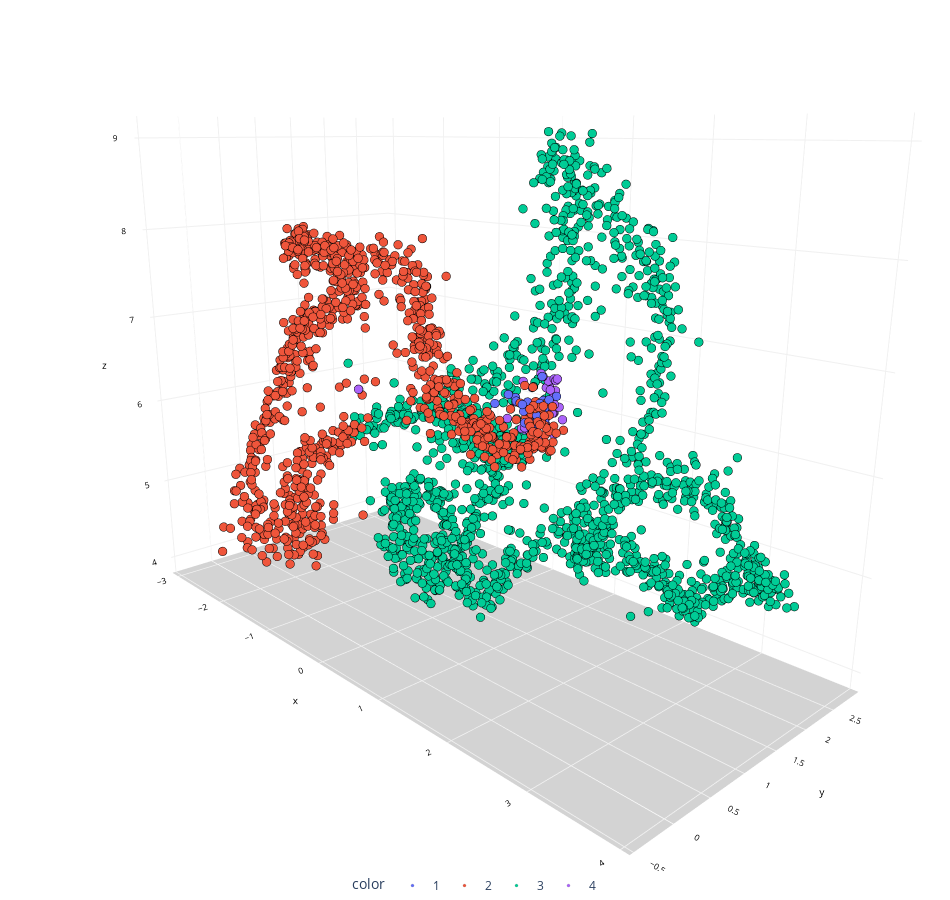

Notebook code cell kept with this figure:
### Code cell
chart(transformed_data, labels)

### Figure 1 — Plotly figure (JSON) as saved in the notebook; plotly's stock layout.template omitted (floating-point values rounded to 4 significant figures; data arrays with more than 128 entries replaced by an {"elided": "..."} marker saying what was removed)
{"data": [{"hovertemplate": "color=1<br>x=%{x}<br>y=%{y}<br>z=%{z}<extra></extra>", "legendgroup": "1", "marker": {"color": "#636efa", "line": {"color": "black", "width": 0.1}, "size": 3, "symbol": "circle"}, "mode": "markers", "name": "1", "scene": "scene", "showlegend": true, "type": "scatter3d", "x": [1.892, 1.702, 1.688, 1.714, 1.831, 1.835, 1.603, 1.654, 1.835, 1.844, 1.952, 1.803, 1.846, 1.924, 1.641, 1.775, 1.768, 1.65, 1.892, 1.92, 1.889, 1.749, 1.952, 1.733], "y": [0.7116, 0.5838, 0.5887, 0.9367, 0.5498, 0.6499, 0.4083, 0.5295, 0.7191, 0.5175, 0.7537, 0.8576, 0.5491, 0.6242, 0.819, 0.6573, 0.8743, 0.7802, 0.9174, 0.7305, 0.7008, 0.7429, 0.6557, 0.7037], "z": [6.69, 6.715, 6.743, 6.565, 6.649, 6.489, 6.704, 6.777, 6.536, 6.721, 6.743, 6.494, 6.544, 6.614, 6.622, 6.706, 6.682, 6.606, 6.737, 6.662, 6.707, 6.823, 6.975, 6.513]}, {"hovertemplate": "color=2<br>x=%{x}<br>y=%{y}<br>z=%{z}<extra></extra>", "legendgroup": "2", "marker": {"color": "#EF553B", "line": {"color": "black", "width": 0.1}, "size": 3, "symbol": "circle"}, "mode": "markers", "name": "2", "scene": "scene", "showlegend": true, "type": "scatter3d", "x": {"elided": "917 float values"}, "y": {"elided": "917 float values"}, "z": {"elided": "917 float values"}}, {"hovertemplate": "color=3<br>x=%{x}<br>y=%{y}<br>z=%{z}<extra></extra>", "legendgroup": "3", "marker": {"color": "#00cc96", "line": {"color": "black", "width": 0.1}, "size": 3, "symbol": "circle"}, "mode": "markers", "name": "3", "scene": "scene", "showlegend": true, "type": "scatter3d", "x": {"elided": "1622 float values"}, "y": {"elided": "1622 float values"}, "z": {"elided": "1622 float values"}}, {"hovertemplate": "color=4<br>x=%{x}<br>y=%{y}<br>z=%{z}<extra></extra>", "legendgroup": "4", "marker": {"color": "#ab63fa", "line": {"color": "black", "width": 0.1}, "size": 3, "symbol": "circle"}, "mode": "markers", "name": "4", "scene": "scene", "showlegend": true, "type": "scatter3d", "x": [1.514, 1.498, 1.675, -0.7157, 1.595, 1.464, 1.571, 1.635, 1.575, 1.503, 1.664, 1.483, 1.636, 1.61, 1.73, 1.642, 1.7, 1.695, 1.797, 1.544, 1.594, 1.526, 1.424, 1.361, 1.525, 1.71, 1.159, 1.206, 1.288, 1.269, 1.324, 1.277, 1.328, 1.383, 1.343, 1.383, 1.468, 1.519, 1.476, 1.387, 1.416, 1.31, 1.423, 1.397, 1.448, 1.56, 1.467, 1.635], "y": [1.199, 1.141, 1.128, 0.5992, 1.186, 0.9155, 1.225, 1.24, 1.226, 1.438, 1.152, 1.161, 1.161, 1.126, 0.8774, 1.073, 1.041, 1.095, 1.028, 1.273, 1.098, 1.166, 1.13, 0.9249, 1.288, 1.103, 1.011, 1.1, 1.155, 1.304, 1.045, 1.111, 1.278, 1.137, 1.232, 1.13, 1.096, 1.126, 1.144, 1.024, 1.142, 1.232, 1.174, 1.242, 1.19, 1.192, 1.23, 1.005], "z": [6.413, 6.423, 6.579, 6.389, 6.466, 6.804, 6.497, 6.525, 6.465, 6.337, 6.709, 6.518, 6.648, 6.737, 6.932, 6.813, 6.742, 6.839, 6.866, 6.224, 6.735, 6.573, 6.442, 6.582, 6.438, 6.823, 6.361, 6.194, 6.248, 6.17, 6.285, 6.183, 6.128, 6.28, 6.184, 6.361, 6.472, 6.421, 6.402, 6.311, 6.545, 6.224, 6.398, 6.353, 6.453, 6.489, 6.327, 6.867]}], "layout": {"height": 900, "legend": {"orientation": "h", "title": {"text": "color"}, "tracegroupgap": 0, "x": 0.5, "xanchor": "center", "y": 0, "yanchor": "top"}, "margin": {"b": 0, "l": 0, "r": 0, "t": 0}, "scene": {"camera": {"center": {"x": 0, "y": 0, "z": -0.1}, "eye": {"x": 1.5, "y": -1.4, "z": 0.5}, "up": {"x": 0, "y": 0, "z": 1}}, "domain": {"x": [0, 1], "y": [0, 1]}, "xaxis": {"backgroundcolor": "white", "color": "black", "gridcolor": "#f0f0f0", "tickfont": {"size": 10}, "title": {"font": {"size": 10}, "text": "x"}}, "yaxis": {"backgroundcolor": "white", "color": "black", "gridcolor": "#f0f0f0", "tickfont": {"size": 10}, "title": {"font": {"size": 10}, "text": "y"}}, "zaxis": {"backgroundcolor": "lightgrey", "color": "black", "gridcolor": "#f0f0f0", "tickfont": {"size": 10}, "title": {"font": {"size": 10}, "text": "z"}}}, "showlegend": true, "width": 950}}
